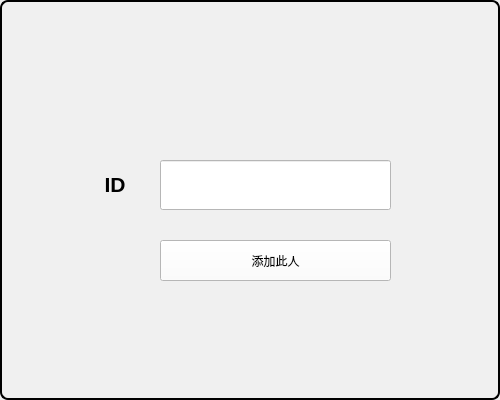
<?xml version="1.0" encoding="UTF-8"?>
<ui version="4.0">
 <class>AddFriendForm</class>
 <widget class="QWidget" name="AddFriendForm">
  <property name="geometry">
   <rect>
    <x>0</x>
    <y>0</y>
    <width>500</width>
    <height>400</height>
   </rect>
  </property>
  <property name="windowTitle">
   <string>Form</string>
  </property>
  <widget class="QLabel" name="background">
   <property name="geometry">
    <rect>
     <x>0</x>
     <y>0</y>
     <width>500</width>
     <height>400</height>
    </rect>
   </property>
   <property name="styleSheet">
    <string notr="true">background-color: rgb(240, 240, 240);
border-width: 2px;
border-style: solid;
border-color:   rgb(0, 0, 0);
border-radius: 8px;</string>
   </property>
   <property name="text">
    <string/>
   </property>
  </widget>
  <widget class="QLabel" name="idLabel">
   <property name="geometry">
    <rect>
     <x>90</x>
     <y>160</y>
     <width>50</width>
     <height>50</height>
    </rect>
   </property>
   <property name="text">
    <string>&lt;html&gt;&lt;head/&gt;&lt;body&gt;&lt;p align=&quot;center&quot;&gt;&lt;span style=&quot; font-size:16pt; font-weight:700;&quot;&gt;ID&lt;/span&gt;&lt;/p&gt;&lt;/body&gt;&lt;/html&gt;</string>
   </property>
  </widget>
  <widget class="QLineEdit" name="numberInput">
   <property name="geometry">
    <rect>
     <x>160</x>
     <y>160</y>
     <width>231</width>
     <height>50</height>
    </rect>
   </property>
   <property name="font">
    <font>
     <pointsize>20</pointsize>
    </font>
   </property>
   <property name="styleSheet">
    <string notr="true">background-color: rgb(255, 255, 255);</string>
   </property>
   <property name="text">
    <string/>
   </property>
  </widget>
  <widget class="QPushButton" name="makeAddButton">
   <property name="geometry">
    <rect>
     <x>160</x>
     <y>240</y>
     <width>231</width>
     <height>41</height>
    </rect>
   </property>
   <property name="styleSheet">
    <string notr="true">background-color: rgb(255, 255, 255);</string>
   </property>
   <property name="text">
    <string>添加此人</string>
   </property>
  </widget>
 </widget>
 <resources/>
 <connections/>
</ui>
